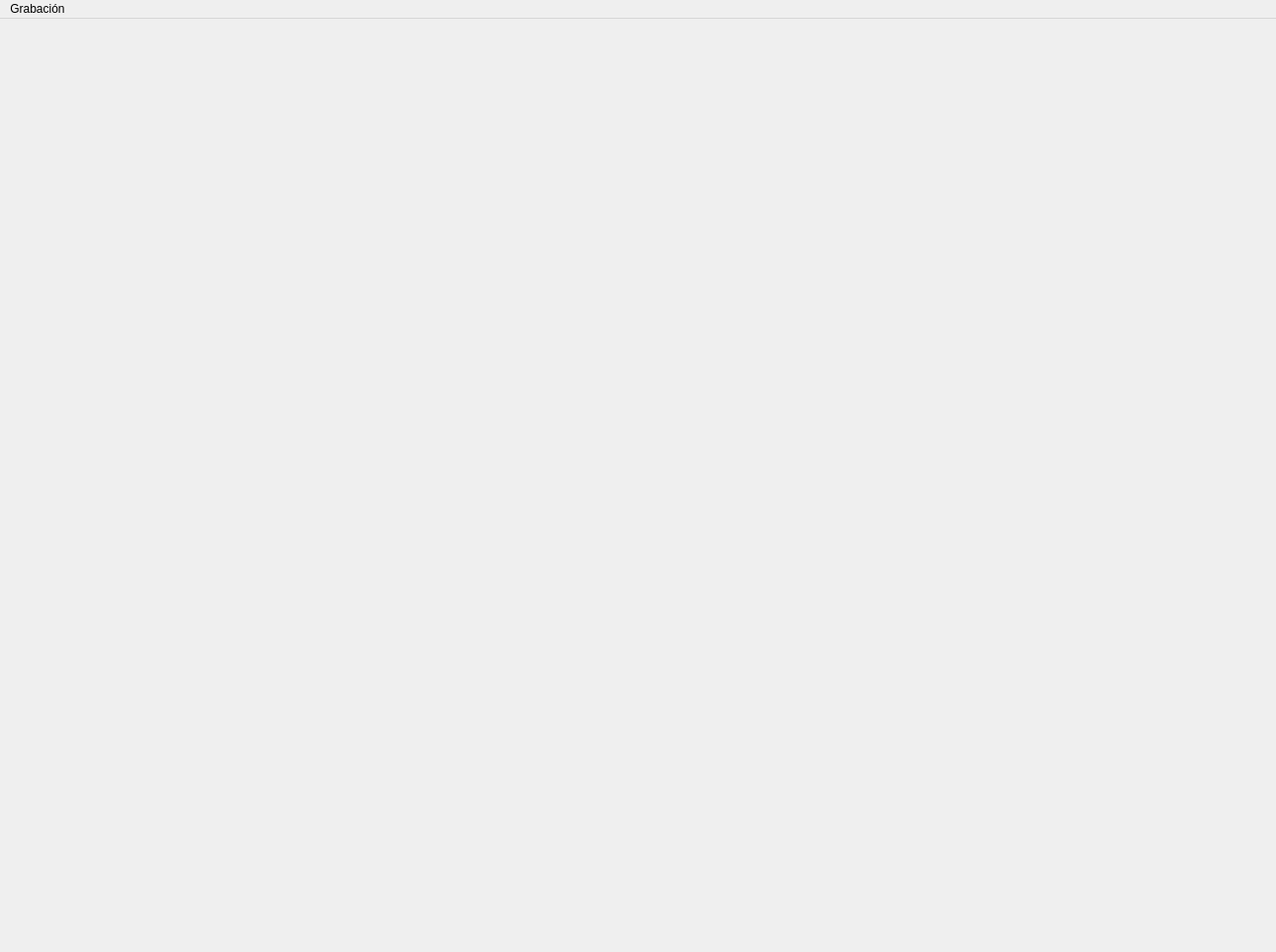
<?xml version="1.0" encoding="UTF-8"?>
<ui version="4.0">
 <class>MainWindow</class>
 <widget class="QMainWindow" name="MainWindow">
  <property name="geometry">
   <rect>
    <x>0</x>
    <y>0</y>
    <width>1292</width>
    <height>964</height>
   </rect>
  </property>
  <property name="sizePolicy">
   <sizepolicy hsizetype="Expanding" vsizetype="Expanding">
    <horstretch>0</horstretch>
    <verstretch>0</verstretch>
   </sizepolicy>
  </property>
  <property name="minimumSize">
   <size>
    <width>1292</width>
    <height>964</height>
   </size>
  </property>
  <property name="windowTitle">
   <string>Vimba Viewer</string>
  </property>
  <widget class="QVideoLabel" name="main_view">
   <property name="sizePolicy">
    <sizepolicy hsizetype="Expanding" vsizetype="Expanding">
     <horstretch>0</horstretch>
     <verstretch>0</verstretch>
    </sizepolicy>
   </property>
   <property name="minimumSize">
    <size>
     <width>1292</width>
     <height>964</height>
    </size>
   </property>
  </widget>
  <widget class="QMenuBar" name="menubar">
   <property name="geometry">
    <rect>
     <x>0</x>
     <y>0</y>
     <width>1292</width>
     <height>22</height>
    </rect>
   </property>
   <widget class="QMenu" name="menuGrabaci_n">
    <property name="title">
     <string>Grabación</string>
    </property>
    <addaction name="separator"/>
    <addaction name="separator"/>
    <addaction name="actionParar"/>
    <addaction name="actionIniciar"/>
   </widget>
   <addaction name="menuGrabaci_n"/>
  </widget>
  <action name="actionParar">
   <property name="text">
    <string>Iniciar</string>
   </property>
  </action>
  <action name="actionIniciar">
   <property name="text">
    <string>Parar</string>
   </property>
  </action>
 </widget>
 <customwidgets>
  <customwidget>
   <class>QVideoLabel</class>
   <extends>QWidget</extends>
   <header>view.customwidgets.h</header>
   <container>1</container>
  </customwidget>
 </customwidgets>
 <resources/>
 <connections/>
</ui>
